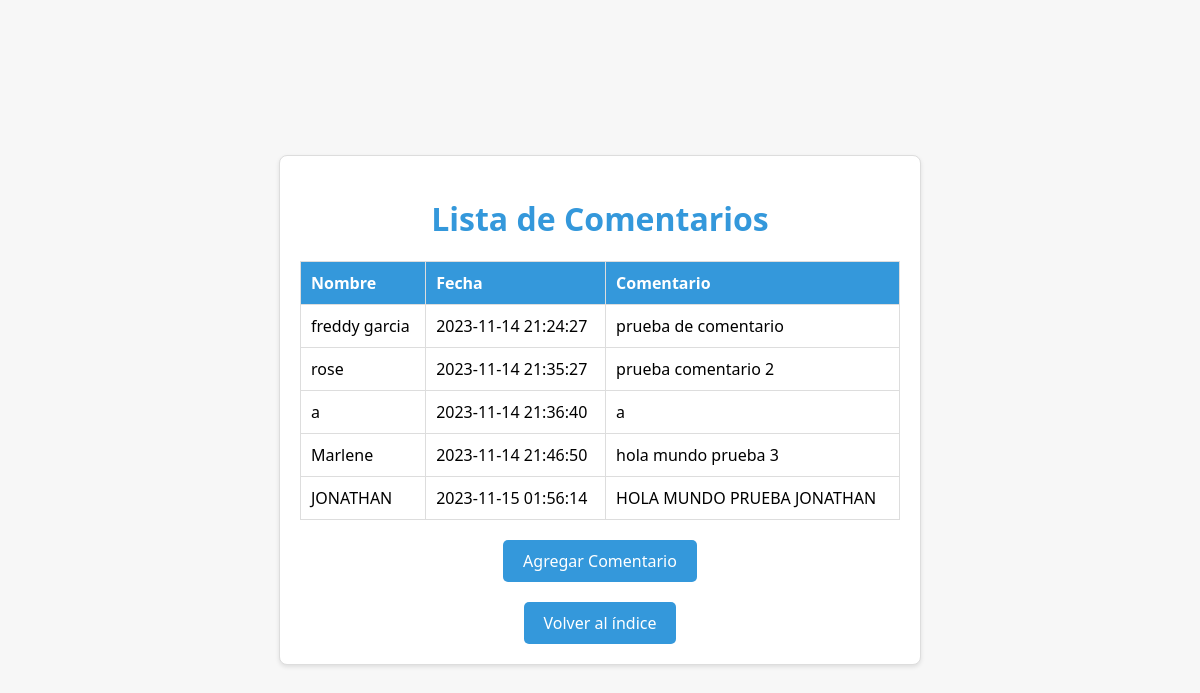
/ejercicio9.php, run on the app's committed database.
### tables this page shows
CREATE TABLE `comentarios` (
  `id` int(11) NOT NULL,
  `nombre` varchar(255) NOT NULL,
  `comentario` text NOT NULL,
  `fecha` timestamp NOT NULL DEFAULT current_timestamp()
);

### ejercicio9.php (the view, shortened to what this page needs)
<!DOCTYPE html>
<html lang="es">
<head>
    <link rel="stylesheet" href="styles/styles_ej9.css">
</head>
<body>
    <div class="container">
        <h1>Lista de Comentarios</h1>
        <?php
        $servername = "localhost";
        $username = "root";
        $password = "";
        $dbname = "tarea_practica_3";
        $conn = new mysqli($servername, $username, $password, $dbname);
        $sql = "SELECT * FROM comentarios";
        $result = $conn->query($sql);
        if ($result->num_rows > 0) {
            echo "<table>";
            echo "<tr><th>Nombre</th><th>Fecha</th><th>Comentario</th></tr>";
            while ($row = $result->fetch_assoc()) {
                echo "<tr>";
                echo "<td>{$row['nombre']}</td>";
                echo "<td>{$row['fecha']}</td>";
                echo "<td>{$row['comentario']}</td>";
                echo "</tr>";
            }
            echo "</table>";
        } else {
            echo "<p>No hay comentarios disponibles.</p>";
        }
        ?>
        <div class="back-link">
            <a href="ejercicio9_comment.php">Agregar Comentario</a>
        </div>
        <div class="back-link">
            <a href="index.php">Volver al índice</a>
        </div>
    </div>
</body>
</html>

### styles/styles_ej9.css (style rules this page uses)
body { font-family: 'Segoe UI', Tahoma, Geneva, Verdana, sans-serif; background-color: #f7f7f7; margin: 0; padding: 0; display: flex; align-items: center; justify-content: center; min-height: 100vh; }
.container { max-width: 600px; width: 100%; padding: 20px; background-color: #fff; border: 1px solid #ddd; border-radius: 8px; box-shadow: 0 2px 4px rgba(0, 0, 0, 0.1); text-align: center; margin-top: 20px; }
h1 { color: #3498db; }
table { width: 100%; border-collapse: collapse; margin-top: 20px; }
th, td { padding: 10px; border: 1px solid #ddd; text-align: left; }
th { background-color: #3498db; color: #fff; }
.back-link { margin-top: 20px; }
.back-link a { text-decoration: none; background-color: #3498db; color: #fff; padding: 10px 20px; border-radius: 5px; display: inline-block; }

### data on the page
comentarios: nombre "freddy garcia", fecha "2023-11-14 21:24:27", comentario "prueba de comentario"
comentarios: nombre "rose", fecha "2023-11-14 21:35:27", comentario "prueba comentario 2"
comentarios: nombre "a", fecha "2023-11-14 21:36:40", comentario "a"
comentarios: nombre "Marlene", fecha "2023-11-14 21:46:50", comentario "hola mundo prueba 3"
comentarios: nombre "JONATHAN", fecha "2023-11-15 01:56:14", comentario "HOLA MUNDO PRUEBA JONATHAN"
